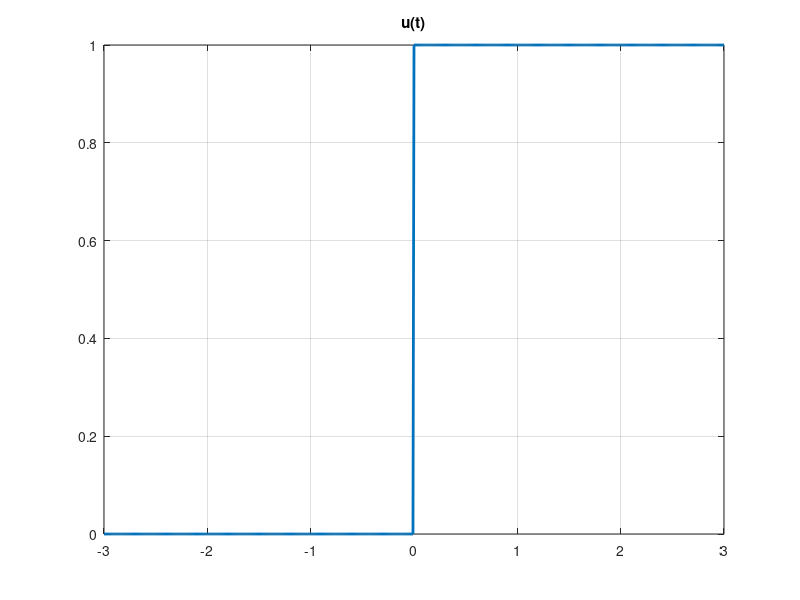
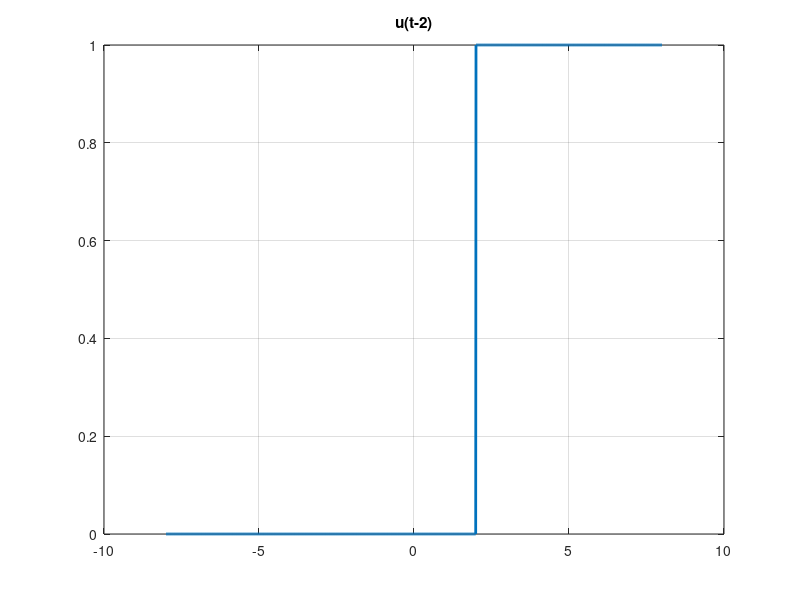
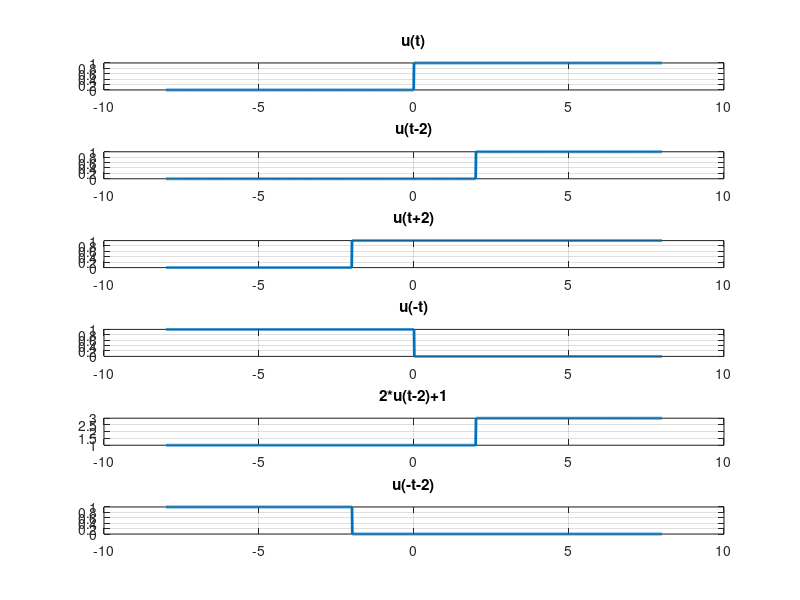
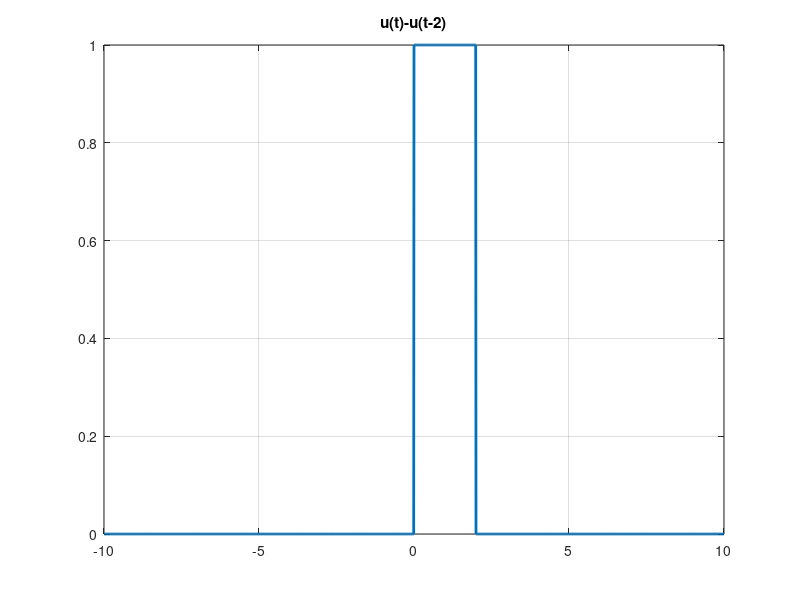

Write the MATLAB code that produced these figures, in order.
% ECE 4750
% This code is written by Dr. Shekaramiz, UVU, ECE
% Creating functions in MATLAB and Practicing on phase and Time Shift.
clc, close all; clear
% -------------------------
% Unit Spet Function; u(t)
u = @(t)   1.0.*(t>=0)
t  =(-3:0.01: 3); figure; plot(t,u(t),'LineWidth',2); title('u(t)'); grid  
% --------------------------
% Time Shift
t  =(-8:0.01: 8); figure; plot(t,u(t-2),'LineWidth',2); title('u(t-2)'); grid;
figure; subplot(611); plot(t,u(t),'LineWidth',2); title('u(t)'); grid 
subplot(612); plot(t,u(t-2),'LineWidth',2); title('u(t-2)'); grid;
subplot(613); plot(t,u(t+2),'LineWidth',2); title('u(t+2)'); grid;
subplot(614); plot(t,u(-t),'LineWidth',2); title('u(-t)'); grid;
subplot(615); plot(t,2*u(t-2)+1,'LineWidth',2); title('2*u(t-2)+1'); grid;
subplot(616); plot(t,u(-t-2),'LineWidth',2); title('u(-t-2)'); grid;
%----------------------------
% A Pulse: u(t)-u(t-2)
p = @(t)  1.0.*((t>=0) & (t<2)); 
t  =(-10:0.01: 10); figure; plot(t,p(t),'LineWidth',2);
grid; title('u(t)-u(t-2)')
%----------------------------
f = @(t)  exp(-t).*cos(2*pi*t);
g= @(t)  f(t).*p(t); 
t  =(-10:0.01: 10); figure; plot(t,g(t),'LineWidth',2); grid; title('exp(-t)cos(2\pi t)[u(t)-u(t-2)]')
%-----------------------------
% Shifting a Function
figure; subplot(411);
t  =(-8:0.01: 8); plot(t,g(t),'LineWidth',2); title('g(t)'); grid;
subplot(412); plot(t,g(2*t+1),'LineWidth',2); title('g(t-2)'); grid; title('g(t-2)')
subplot(413); plot(t,g(2*t+1),'LineWidth',2); title('g(2t+1)'); grid; title('g(2t+1)')
subplot(414); plot(t,g(2*t+1)-3*g(-t+1),'LineWidth',2); grid; title('g(2t+1)-3g(-t+1)')